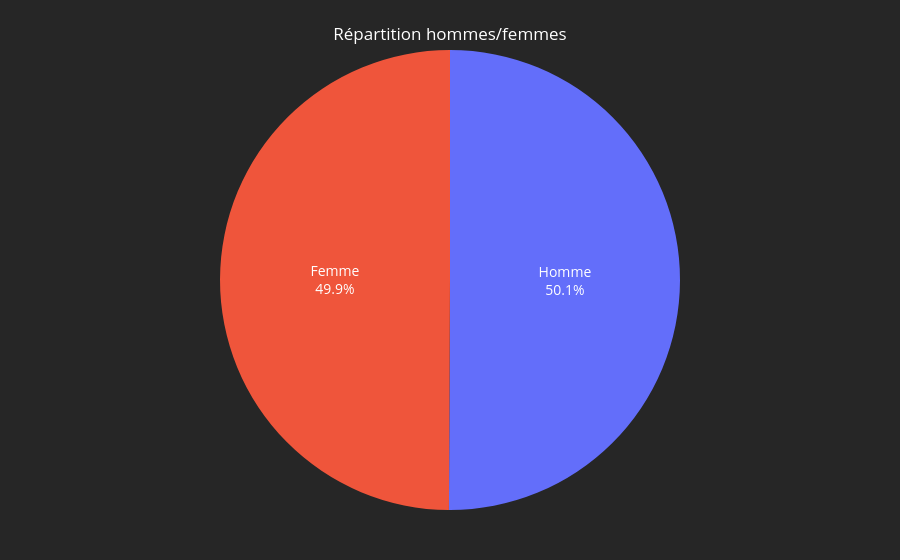

The notebook cell saved with this chart:
### Code cell
# Répartition h/f
sex_counts = df["gender"].value_counts().reset_index()
sex_counts.columns = ["Gender", "Count"]
sex_counts["Gender"] = sex_counts["Gender"].map({0: "Femme", 1: "Homme"})
fig = px.pie(sex_counts, names="Gender", values="Count", title="Répartition Hommes/Femmes", template="plotly_dark")

fig.update_traces(
    textposition='inside', 
    textinfo='percent+label',
    insidetextfont=dict(size=14, color='white')
)

fig.update_layout(
    title={
        'text': "Répartition hommes/femmes", 'y': 0.95, 'x': 0.5, 'xanchor': 'center', 'yanchor': 'top'
    },
    showlegend=False
)

style(fig).show()

### Figure 1 — Plotly figure (JSON) as saved in the notebook; plotly's stock layout.template omitted (floating-point values rounded to 4 significant figures)
{"data": [{"domain": {"x": [0, 1], "y": [0, 1]}, "hovertemplate": "Gender=%{label}<br>Count=%{value}<extra></extra>", "insidetextfont": {"color": "white", "size": 14}, "labels": ["Homme", "Femme"], "legendgroup": "", "name": "", "showlegend": true, "textinfo": "percent+label", "textposition": "inside", "type": "pie", "values": [3413, 3403]}], "layout": {"font": {"color": "#ffffff"}, "legend": {"tracegroupgap": 0}, "margin": {"b": 50, "l": 50, "r": 50, "t": 50}, "paper_bgcolor": "#262626", "plot_bgcolor": "#262626", "showlegend": false, "title": {"text": "Répartition hommes/femmes", "x": 0.5, "xanchor": "center", "y": 0.95, "yanchor": "top"}, "xaxis": {"showgrid": false}, "yaxis": {"gridcolor": "#333333"}}}
